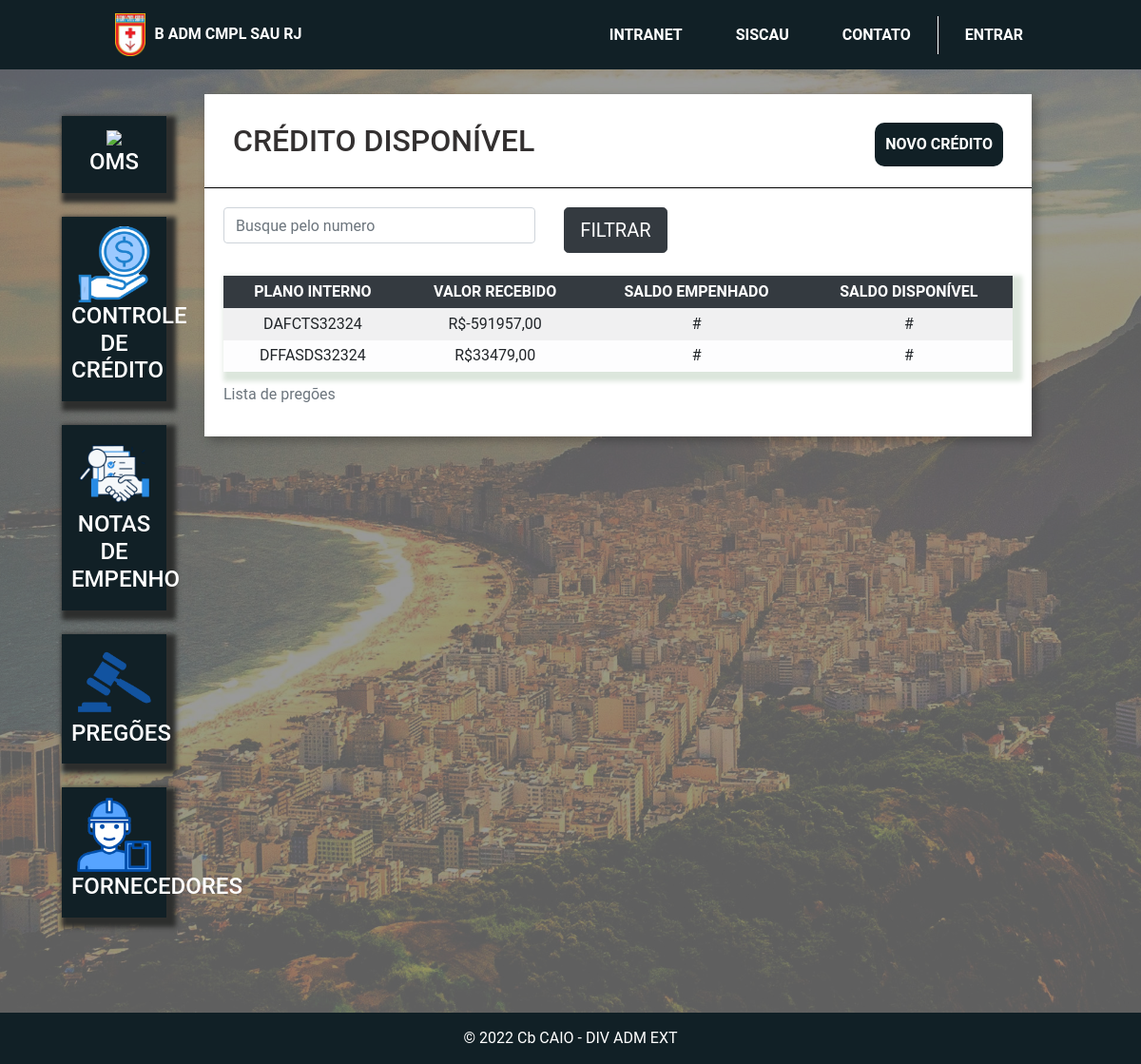
Before: /credito/ with the older database file.
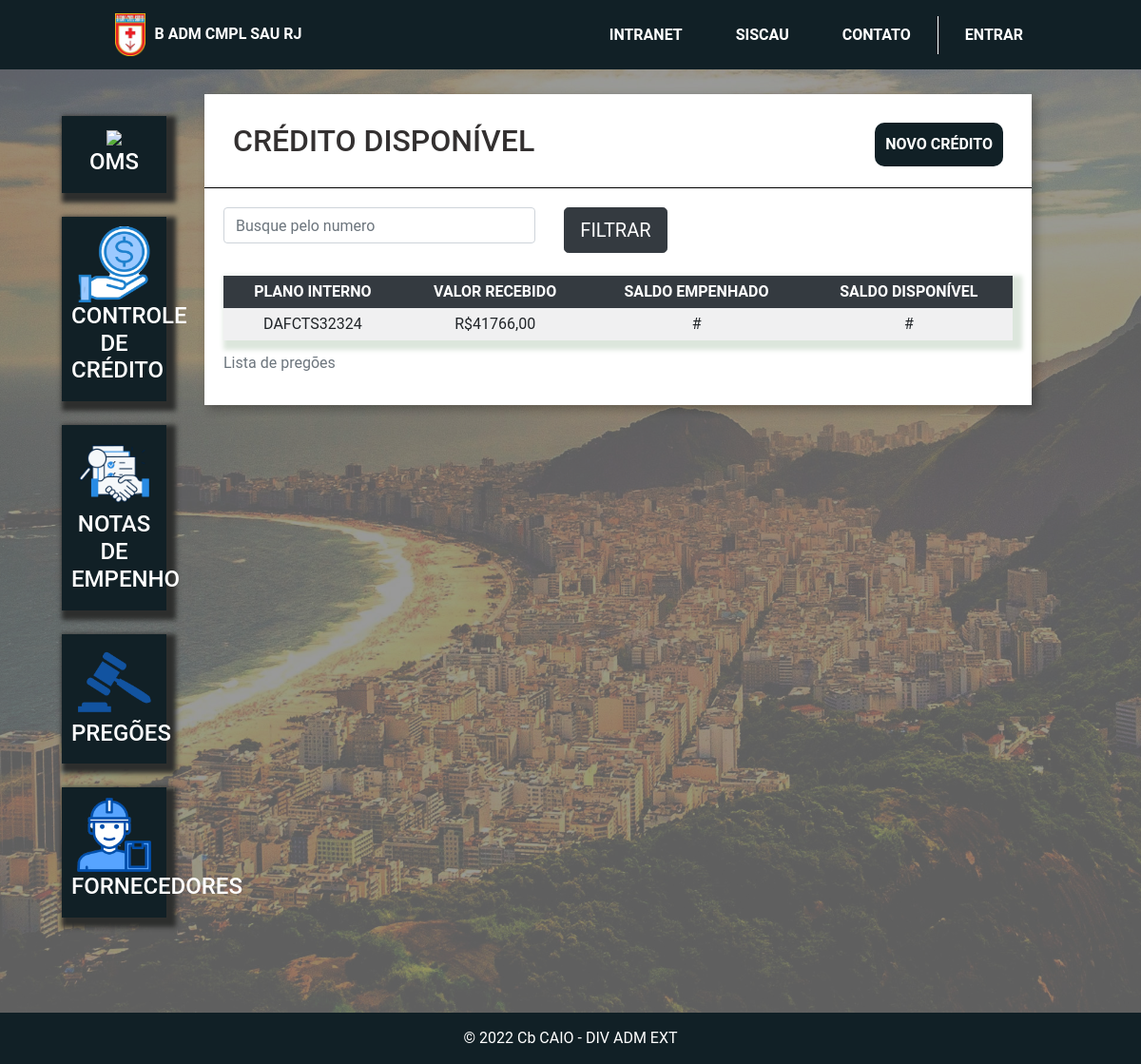
After: the same page with the newer database file.
### plataforma/models.py (models this page shows, shortened)
class PlanoInterno(models.Model):
    pi = models.CharField(max_length=15)
    def valor_total(self):
        creditos = NotaCredito.objects.filter(pi_id=self.id)
        total = 0
        for i in creditos:
            total += i.valor
        return total
    def __str__(self):
        return self.pi

class NotaCredito(models.Model):
    numero = models.CharField(max_length=10)
    valor = models.FloatField()
    fonte = models.CharField(max_length=10)
    nd = models.CharField(max_length=6)
    pi = models.ForeignKey(PlanoInterno, on_delete=models.CASCADE)

### plataforma/views.py (the view)
# urls.py: path('credito/', views.credito, name='credito'),
def credito(request):
    creditos = PlanoInterno.objects.all()
    return render(request, 'credito.html',{'creditos': creditos} )

### plataforma/templates/credito.html (shortened to what this page needs)
{% extends 'base_plataforma.html' %}
{% load static %}
{% block 'plataforma' %}
    <div class="wrapper">
        <div class="box">
            <div class="header-box">
                <h2 class="titulo">CRÉDITO DISPONÍVEL</h2>
                <button type="button" class="btn btn-conteudo bg-fundo" data-toggle="modal" data-target="#modal">
                    NOVO CRÉDITO
                </button>            </div>
            <div class="borda-box"></div>
            <div class="body-box">
                <form action='#' method='GET'> {% csrf_token %}
                <div class="row">
                        <div class="col-md-5">
                            <input type="text" placeholder="Busque pelo numero" class="form-control" name="nome">
                        </div>
                    <div class="col-md-3">
                        <input type="submit" value="FILTRAR" class="btn btn-lg btn-dark ">
                    </div>
                </div>
                </form>
                <br>
                <table class="tabela table-striped table-hover table-sm" cellpadding="20">
                    <caption>Lista de pregões</caption>
                    <thead class='table-dark'>
                       <tr >
                        <th>PLANO INTERNO</th>
                        <th>VALOR RECEBIDO</th>
                        <th>SALDO EMPENHADO</th>
                        <th>SALDO DISPONÍVEL</th>
                    </tr>
                    </thead>
                    <tbody class='table-light'>
                        {% for credito in creditos %}
                        <tr>
                            <td>{{credito}}</td>
                            <td>R${{credito.valor_total}}0</td>
                            <td>#</td>
                            <td>#</td>
                        </tr>
                        {% endfor %}
                    </tbody>
                </table>
            </div>
        </div>
    </div>
        </div>
{% endblock 'plataforma' %}

Changed rows visible on the page:
removed PlanoInterno: pi "DFFASDS32324", valor_total "33479,0"
changed through a linked row, PlanoInterno "DAFCTS32324": valor_total "-591957,0" → "41766,0"
